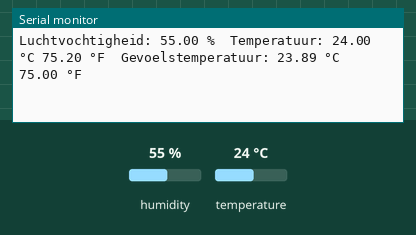
A sketch run on a simulated Arduino Uno, built with avr-gcc and run on an emulated ATmega328P. On the bench: the last lines printed to the serial monitor. The test bench sets the inputs (shaded band); at power-on: humidity 55 %, temperature 24 °C.

Above: at 2.8 s.
2.9 s: humidity set to 22 %
At 5.2 s:
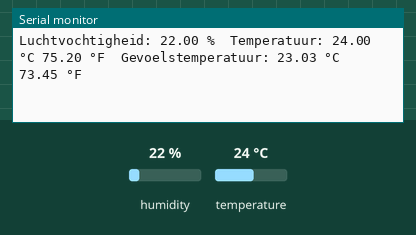
5.7 s: temperature set to 12 °C
At 6.5 s:
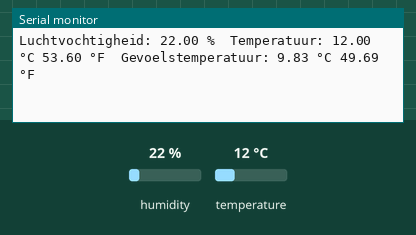
8.5 s: humidity set to 40 %
At 11.5 s:
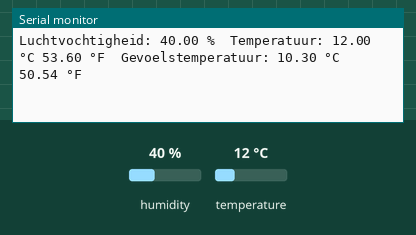
Timing chart, 0 to 13.0 s (numbered marks = the images above; inputs shaded):
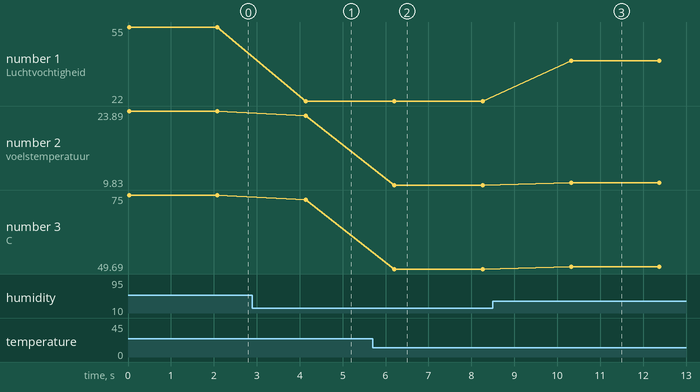

The sketch:

dht11-dht22-deel-1.ino
```cpp
// (licence header left out)
#include "DHT.h"             // Bibliotheek voor DHT sensoren

#define dhtPin 12            // data pin

/*
 * Stel hier in welke DHT chip je gebruikt
 */
#define dhtType DHT11        // DHT 11
//#define dhtType DHT22      // DHT 22  (AM2302), AM2321
//#define dhtType DHT21      // DHT 21 (AM2301)

DHT dht(dhtPin, dhtType);    // Initialiseer de DHT bibliotheek

float humidityVal;           // luchtvochtigheid
float tempValC;              // temperatuur in graden Celcius
float tempValF;              // temperatuur in graden Fahrenheit
float heatIndexC;            // gevoelstemperatuur in graden Celcius
float heatIndexF;            // gevoelstemperatuur in graden Fahrenheit

void setup() {
  Serial.begin(9600);        // stel de seriële monitor in
  dht.begin();               // start het DHT sensor uitlezen
}

void loop() {

  humidityVal = dht.readHumidity();        // vraag de luchtvochtigheid aan de DHT sensor
  tempValC = dht.readTemperature();        // vraag de temperatuur in graden Celcius aan de DHT sensor
  tempValF = dht.readTemperature(true);    // vraag de temperatuur in graden Fahrenheit aan de DHT sensor

  // Controleer of alle waarden goed zijn uitgelezen, zo niet probeer het opnieuw
  if (isnan(humidityVal) || isnan(tempValC) || isnan(tempValF)) {
    Serial.println("Uitlezen van DHT sensor mislukt!");

    // Beëindig de loop() functie
    return;
  }

  // Bereken de gevoelstemperatuur in graden Celcius
  heatIndexC = dht.computeHeatIndex(tempValC, humidityVal, false);

  // Bereken de gevoelstemperatuur in graden Fahrenheit
  heatIndexF = dht.computeHeatIndex(tempValF, humidityVal);

  // Print alle waarden naar de seriële monitor
  // \t print een tab
  Serial.print("Luchtvochtigheid: ");
  Serial.print(humidityVal);
  Serial.print(" %\t");

  Serial.print("Temperatuur: ");
  Serial.print(tempValC);
  Serial.print(" °C ");
  Serial.print(tempValF);
  Serial.print(" °F\t");

  Serial.print("Gevoelstemperatuur: ");
  Serial.print(heatIndexC);
  Serial.print(" °C ");
  Serial.print(heatIndexF);
  Serial.println(" °F");

  delay(2000);
}
```

Measured:
- after the input at 2.9 s, the serial monitor: prints a new line after 1.2 s (image 1)
- after the input at 5.7 s, the serial monitor: prints a new line after 0.50 s (image 2)
- after the input at 8.5 s, the serial monitor: prints a new line after 1.8 s (image 3)
- plotted number 1: 55 → 22 after the input at 2.9 s, 22 → 40 after the input at 8.5 s
- plotted number 2: 23.89 → 23.03 after the input at 2.9 s, 23.03 → 9.83 after the input at 5.7 s, 9.83 → 10.3 after the input at 8.5 s
- plotted number 3: 75 → 73.45 after the input at 2.9 s, 73.45 → 49.69 after the input at 5.7 s, 49.69 → 50.54 after the input at 8.5 s
